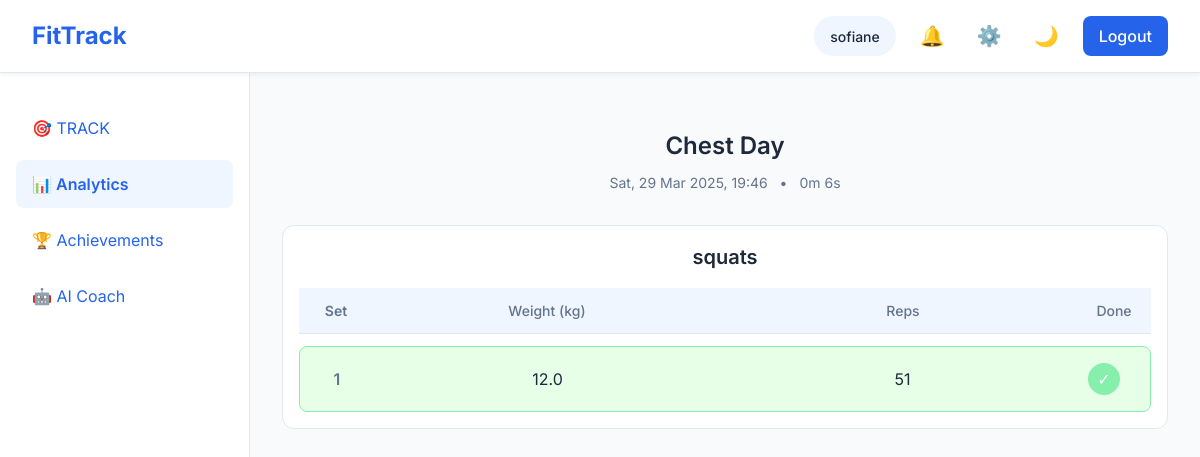
Screenshot of /home/session/116/ (signed in) with the database file from the repository.
### home/models.py (models this page shows, shortened)
class CustomUser(AbstractUser):
    birth_date = models.DateField(null=True, blank=True)
    GENDER_CHOICES = (
        ('M', 'Male'),
        ('F', 'Female'),
        ('O', 'Other'),
    )
    gender = models.CharField(max_length=1, choices=GENDER_CHOICES, blank=True)
    weight = models.FloatField(null=True, blank=True, help_text="Weight in kilograms")
    height = models.FloatField(null=True, blank=True, help_text="Height in centimeters")
    xp = models.IntegerField(default=0)  # Total XP earned
    level = models.IntegerField(default=1)  # Current level
    FITNESS_LEVEL_CHOICES = (
        ('B', 'Beginner'),
        ('I', 'Intermediate'),
        ('A', 'Advanced'),
    )
    fitness_level = models.CharField(
        max_length=1,
        choices=FITNESS_LEVEL_CHOICES,
        default='B',
        blank=True,
    )

class WorkoutSession(models.Model):
    user = models.ForeignKey(CustomUser, on_delete=models.CASCADE, related_name='sessions')
    template = models.ForeignKey(WorkoutTemplate, on_delete=models.CASCADE, related_name='sessions')
    activity_type = models.CharField(max_length=1, choices=WorkoutTemplate.ACTIVITY_TYPES)
    distance = models.FloatField(null=True, blank=True, help_text="Distance in kilometers")  # For running
    duration_seconds = models.IntegerField(null=True, blank=True, help_text="Duration in seconds")  # For both running and gym
    completed_at = models.DateTimeField(default=timezone.now)
    def get_duration_display(self):
        if self.duration_seconds is None:
            return "N/A"
        minutes = self.duration_seconds // 60
        seconds = self.duration_seconds % 60
        hours = int(minutes // 60)
        remaining_minutes = int(minutes % 60)
        if hours > 0:
            return f"{hours}h {remaining_minutes}m {seconds}s"
        return f"{remaining_minutes}m {seconds}s"

class WorkoutTemplate(models.Model):
    user = models.ForeignKey(CustomUser, on_delete=models.CASCADE, related_name='templates')
    name = models.CharField(max_length=100)  # e.g., "Morning run"
    ACTIVITY_TYPES = (
        ('R', 'Running'),
        ('G', 'Gym Session'),
    )
    activity_type = models.CharField(max_length=1, choices=ACTIVITY_TYPES)
    created_at = models.DateTimeField(auto_now_add=True)
    distance = models.FloatField(null=True, blank=True, help_text="Distance in kilometers")
    pace = models.CharField(max_length=5, null=True, blank=True, help_text="Pace in min/km, e.g., 5:30")

class SessionExercise(models.Model):
    session = models.ForeignKey(WorkoutSession, on_delete=models.CASCADE, related_name='exercises')
    exercise_name = models.CharField(max_length=100)
    order = models.PositiveIntegerField()

class SessionSet(models.Model):
    exercise = models.ForeignKey(SessionExercise, on_delete=models.CASCADE, related_name='sets')
    set_number = models.PositiveIntegerField()
    reps = models.PositiveIntegerField(null=True, blank=True)
    weight = models.FloatField(null=True, blank=True, help_text="Weight in kilograms")
    completed = models.BooleanField(default=False)  # New field

### home/views.py (the view)
# urls.py: path('session/<int:session_id>/', views.session_detail, name='session_detail'),
@login_required
def session_detail(request, session_id):
    session = get_object_or_404(WorkoutSession, id=session_id, user=request.user)
    context = {
        'session': session,
        'active_page': 'analytics',  # sidebar highlighting
    }
    return render(request, 'home/session_detail.html', context)

### home/templates/home/session_detail.html (shortened to what this page needs)
{% extends "home/layout.html" %}
{% load static %}
{% block content %}
<main class="main-content workout-session">
  <div class="workout-session-header">
    <h1>{{ session.template.name }}</h1>
    <div class="workout-meta">
      <span>{{ session.completed_at|date:"D, j M Y, H:i" }}</span>
      <span class="separator">•</span>
      <span>{{ session.get_duration_display }}</span>
    </div>
  </div>
  <div class="exercise-list" id="sessionExercises">
    {% if session.activity_type == 'R' %}
    <div class="exercise-card">
      <h2>Distance Tracking</h2>
      <div class="run-tracking">
        <div class="distance-display">{{ session.distance|default:"0" }} km</div>
      </div>
    </div>
    {% else %}
    {% for exercise in session.exercises.all %}
    <div class="exercise-card">
      <h2>{{ exercise.exercise_name }}</h2>
      <div class="exercise-sets">
        <div class="column-headers">
          <div class="set-number">Set</div>
          <div class="input-header">Weight (kg)</div>
          <div class="input-header">Reps</div>
          <div class="complete-header">Done</div>
        </div>
        {% for set in exercise.sets.all %}
        <div class="exercise-set completed">
          <div class="set-number">{{ set.set_number }}</div>
          <div class="weight-display">{{ set.weight|default:"-" }}</div>
          <div class="reps-display">{{ set.reps|default:"-" }}</div>
          <div class="complete-set completed">✓</div>
        </div>
        {% empty %}
        <p>No completed sets recorded.</p>
        {% endfor %}
      </div>
    </div>
    {% empty %}
    <p>No exercises recorded for this session.</p>
    {% endfor %}
    {% endif %}
  </div>
</main>
{% endblock %}

### home/templates/home/layout.html (shortened to what this page needs)
{% load static %}
<!DOCTYPE html>
<html lang="en">
<head>
  <link rel="stylesheet" href="{% static 'home/style.css' %}">
</head>
<body>
<div class="app-container">
  <header>
    <div class="logo">FitTrack</div>
    <div class="header-actions">
      <div class="user-profile">
        <span class="user-greeting">{{ request.user.username }}</span>
      </div>
      <button class="icon-button">🔔</button>
      <button class="icon-button">⚙️</button>
      <button class="theme-toggle-btn" aria-label="Toggle dark mode">🌙</button>
      <a href="{% url 'logout' %}" class="login-button-header">Logout</a>
    </div>
  </header>
  <div class="content">
    <nav class="sidebar">
      <ul>
        <a href="{% url 'track' %}"><li {% if active_page == 'track' %}class="active"{% endif %}><span>🎯 TRACK</span></li></a>
        <a href="{% url 'analytics' %}"><li {% if active_page == 'analytics' %}class="active"{% endif %}><span>📊 Analytics</span></li></a>
        <a href="{% url 'achievements' %}"><li {% if active_page == 'achievements' %}class="active"{% endif %}><span>🏆 Achievements</span></li></a>
        <a href="{%url 'aicoach' %}"><li {% if active_page == 'aicoach' %}class="active"{% endif %}><span>🤖 AI Coach</span></li></a>
      </ul>
    </nav>
    {% block content %}
    {% endblock %}
  </div>
</div>
</body>
</html>

### home/static/home/style.css (style rules this page uses)
:root { --primary-color: #2563eb; --background-color: #f8fafc; --sidebar-color: #ffffff; --text-primary: #1e293b; --text-secondary: #64748b; --border-color: #e2e8f0; --hover-color: #eff6ff; }
a { color: var(--primary-color); text-decoration: none; }
* { margin: 0; padding: 0; box-sizing: border-box; }
body { font-family: 'Inter', sans-serif; background-color: var(--background-color); color: var(--text-primary); line-height: 1.5; }
.app-container { min-height: 100vh; display: flex; flex-direction: column; }
header { background-color: var(--sidebar-color); padding: 1rem 2rem; display: flex; justify-content: space-between; align-items: center; border-bottom: 1px solid var(--border-color); position: fixed; top: 0; left: 0; right: 0; z-index: 100; box-shadow: 0 2px 4px rgba(0, 0, 0, 0.05); }
.logo { font-size: 1.5rem; font-weight: 700; color: var(--primary-color); }
.header-actions { display: flex; gap: 1rem; }
.user-profile { display: flex; align-items: center; padding: 0.25rem; padding-left: 1rem; border-radius: 2rem; background-color: var(--hover-color); }
.user-greeting { color: var(--text-primary); font-weight: 500; padding-right: 0.75rem; font-size: 0.875rem; }
.icon-button { background: none; border: none; font-size: 1.25rem; cursor: pointer; padding: 0.5rem; border-radius: 50%; transition: background-color 0.2s; }
.login-button-header { background-color: var(--primary-color); color: white; padding: 0.5rem 1rem; border-radius: 0.5rem; font-weight: 500; text-decoration: none; transition: transform 0.2s; }
.content { display: flex; margin-top: 72px; flex: 1; }
.sidebar { width: 250px; position: fixed; top: 72px; bottom: 0; background-color: var(--sidebar-color); padding: 2rem 1rem; border-right: 1px solid var(--border-color); overflow-y: auto; }
.sidebar ul { list-style: none; }
.sidebar li { padding: 0.75rem 1rem; margin-bottom: 0.5rem; border-radius: 0.5rem; cursor: pointer; transition: background-color 0.2s; }
.sidebar li.active { background-color: var(--hover-color); color: var(--primary-color); font-weight: 600; }
.main-content { margin-left: 250px; flex: 1; padding: 2rem; }
.exercise-sets { display: flex; flex-direction: column; gap: 0.75rem; }
.exercise-set { display: grid; grid-template-columns: 1fr 1fr auto; gap: 1rem; align-items: center; padding: 1rem; background: white; border-radius: 0.5rem; border: 1px solid var(--border-color); transition: all 0.2s; }
.workout-session-header { text-align: center; margin-bottom: 2rem; }
.workout-session-header h1 { font-size: 1.5rem; font-weight: 600; color: var(--text-primary); margin-bottom: 0.5rem; }
.workout-meta { color: var(--text-secondary); font-size: 0.875rem; }
.workout-meta .separator { margin: 0 0.5rem; }
.exercise-card { background: var(--sidebar-color); border-radius: 0.75rem; border: 1px solid var(--border-color); margin-bottom: 1.5rem; padding: 1rem; }
.exercise-card h2 { font-size: 1.25rem; font-weight: 600; color: var(--text-primary); margin-bottom: 1rem; text-align: center; }
.column-headers { display: grid; grid-template-columns: 50px 1fr 1fr 50px; gap: 1rem; padding: 0.75rem; background: var(--hover-color); border-bottom: 1px solid var(--border-color); font-weight: 500; color: var(--text-secondary); font-size: 0.875rem; text-align: center; }
.input-header { text-align: center; }
.complete-header { text-align: center; }
.exercise-set { display: grid; grid-template-columns: 50px 1fr 1fr 50px; gap: 1rem; padding: 0.75rem; background: var(--background-color); border-radius: 0.5rem; border: 1px solid var(--border-color); align-items: center; }
.exercise-set.completed { background: #e6ffe6; border-color: #86efac; }
.set-number { font-weight: 600; color: var(--text-secondary); text-align: center; }
.weight-display, .reps-display { padding: 0.5rem; text-align: center; color: var(--text-primary); }
.complete-set { width: 2rem; height: 2rem; border-radius: 50%; display: flex; align-items: center; justify-content: center; font-size: 1rem; background: none; color: #86efac; border: 2px solid #86efac; }
.complete-set.completed { background: #86efac; color: white; }
* { transition: background-color 0.3s ease, color 0.3s ease, border-color 0.3s ease; }
.theme-toggle-btn { background: none; border: none; font-size: 1.25rem; cursor: pointer; padding: 0.5rem; border-radius: 50%; color: var(--text-primary); transition: background-color 0.2s, transform 0.2s; }

### rows the page displays
CustomUser: user.username "sofiane"
WorkoutSession: template.name "Chest Day", completed_at "Sat, 29 Mar 2025, 19:46", duration "0m 6s"
SessionExercise: exercise_name "squats"
SessionSet: set_number "1", weight "12.0", reps "51"
